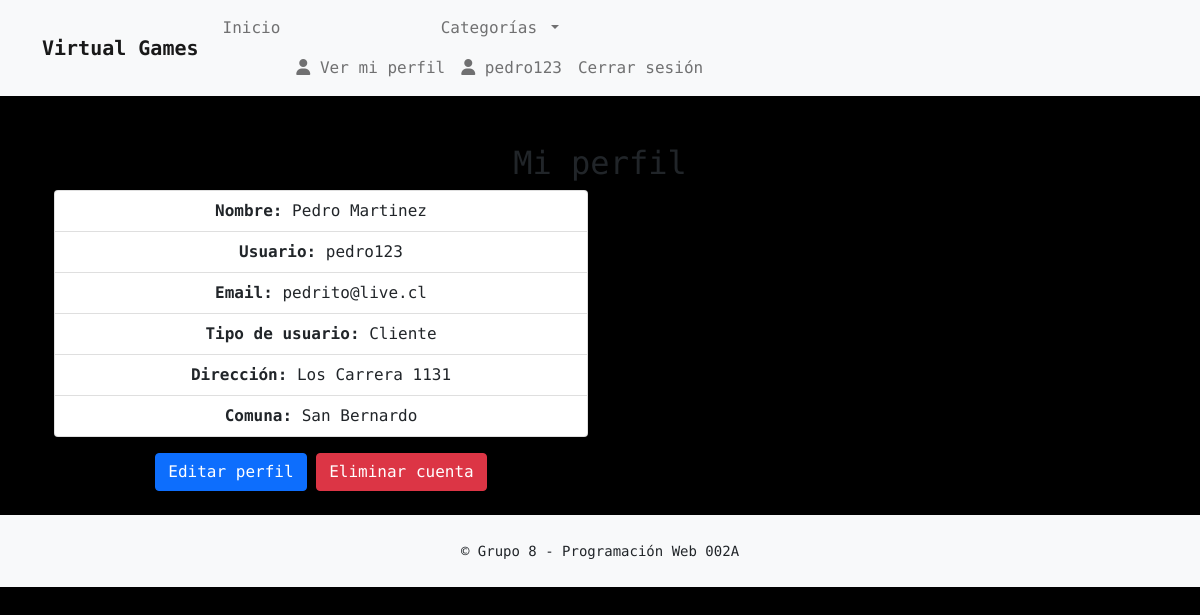
Page /perfil/ (signed in) on the committed database.
### shop/models.py (models this page shows, shortened)
class UsuarioProfile(models.Model):
    user = models.OneToOneField(
        settings.AUTH_USER_MODEL,
        on_delete=models.CASCADE,
        related_name='profile'
    )
    tipo_usuario = models.ForeignKey(
        TipoUsuario,
        on_delete=models.CASCADE,
        null=True,
        blank=True,
    )
    direccion = models.ForeignKey(
        Direccion,
        on_delete=models.SET_NULL,
        null=True,
        blank=True,
        related_name='perfiles'
    )

class TipoUsuario(models.Model):
    nombre = models.CharField(max_length=50, unique=True, verbose_name="Tipo de usuario")

class Direccion(models.Model):
    descripcion = models.TextField(verbose_name="Dirección")
    comuna = models.ForeignKey(
        Comuna,
        on_delete=models.PROTECT,
        related_name='direcciones'
    )

class Comuna(models.Model):
    nombre = models.CharField(max_length=100, verbose_name="Comuna")

### core/views.py (the view)
# urls.py: path('perfil/', views.perfil_usuario, name='perfil_usuario'),
@login_required
def perfil_usuario(request):
    perfil = request.user.profile
    return render(request, 'core/perfil_usuario.html', {
        'user':   request.user,
        'perfil': perfil,
    })

### shop/context_processors.py (called while the page is built)
def shop_categories(request):
    return {
        'shop_categories': Categoria.objects.all()
    }

### templates/core/perfil_usuario.html (shortened to what this page needs)
{% extends 'core/base.html' %}
{% load static %}
{% block content %}
<div class="container">
  <h2 class="mt-4">Mi perfil</h2>
  <div class="row">
    <div class="col-12 col-md-6">
      <ul class="list-group">
        <li class="list-group-item"><strong>Nombre:</strong> {{ user.first_name }} {{ user.last_name }}</li>
        <li class="list-group-item"><strong>Usuario:</strong> {{ user.username }}</li>
        <li class="list-group-item"><strong>Email:</strong> {{ user.email }}</li>
        {% if perfil %}
          <li class="list-group-item"><strong>Tipo de usuario:</strong> {{ perfil.tipo_usuario.nombre }}</li>
          {% if perfil.direccion %}
            <li class="list-group-item"><strong>Dirección:</strong> {{ perfil.direccion.descripcion }}</li>
            <li class="list-group-item"><strong>Comuna:</strong> {{ perfil.direccion.comuna.nombre }}</li>
          {% endif %}
        {% endif %}
      </ul>
      <div class="mt-3">
        <a href="{% url 'editar_perfil' %}" class="btn btn-primary">Editar perfil</a>
        <a href="{% url 'eliminar_perfil' %}" class="btn btn-danger">Eliminar cuenta</a>
      </div>
    </div>
  </div>
</div>
{% endblock %}

### templates/core/base.html (shortened to what this page needs)
 {% load static %}
<!doctype html>
<html lang="en">
  <head>
    <link
      href="https://cdn.jsdelivr.net/npm/bootstrap@5.1.3/dist/css/bootstrap.min.css"
      rel="stylesheet"
    >
    <link rel="stylesheet" href="{% static 'core/css/estilo-index.css' %}">
  </head>
  <body>
    <nav class="navbar navbar-expand-lg navbar-light bg-light">
      <div class="container">
        <a class="navbar-brand fw-bold" href="{% url 'inicio' %}">Virtual Games</a>
        <div class="collapse navbar-collapse" id="mainNav">
          <ul class="navbar-nav me-auto mb-2 mb-lg-0">
            <li class="nav-item"><a class="nav-link" href="{% url 'inicio' %}">Inicio</a></li>
            <li class="nav-item dropdown">
              <a class="nav-link dropdown-toggle" href="#" id="shopMenu" role="button"
                 data-bs-toggle="dropdown" aria-expanded="false">
                Categorías
              </a>
          <ul class="navbar-nav ms-auto">
            {% if user.is_authenticated %}
            <li class="nav-item">
                <a class="nav-link" href="{% url 'perfil_usuario' %}">
                  <i class="fas fa-user"></i> Ver mi perfil
                </a>
            </li>
            <li class="nav-item">
                <a class="nav-link" href="{% url 'perfil_usuario' %}">
                  <i class="fas fa-user"></i> {{ user.username }}
                </a>
              </li>
              <li class="nav-item">
                <a class="nav-link" href="{% url 'logout' %}">Cerrar sesión</a>
              </li>
            {% endif %}
          </ul>
        </div>
      </div>
    </nav>
    <main class="py-4">
      <div class="container">
        {% block content %}{% endblock %}
      </div>
    </main>
    <footer class="bg-light py-4 mt-auto">
      <div class="container text-center">
        <small>&copy; {{ now.year }} Grupo 8 -  Programación Web 002A</small>
      </div>
    </footer>
  </body>
</html>

### static/core/css/estilo-index.css (style rules this page uses)
* { margin: 0; padding: 0; font-family: 'Major Mono Display', monospace; }
body { background-color: rgb(0, 0, 0); text-align: center; }

### rows in the picture
UsuarioProfile: tipo_usuario.nombre "Cliente", direccion.descripcion "Los Carrera 1131", direccion.comuna.nombre "San Bernardo"

### other values in the picture
{{ user.username }} "pedro123"
{{ user.first_name }} "Pedro"
{{ user.last_name }} "Martinez"
{{ user.email }} "pedrito@live.cl"
